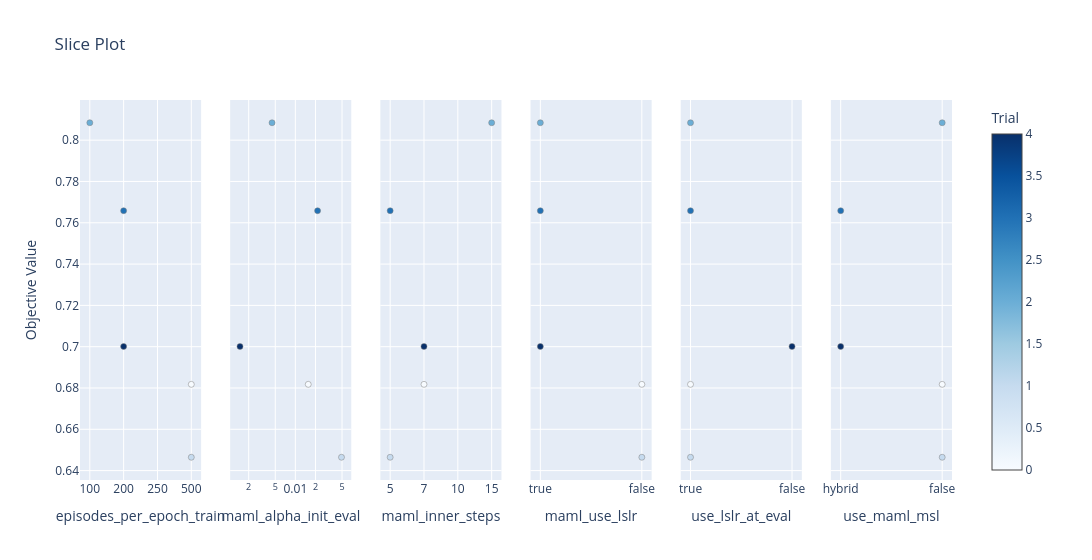

Notebook source saved alongside this figure:
### Code cell
fig_slice = plot_slice(study, params=params_to_plot_MAML)
fig_slice.show()

### Figure 1 — Plotly figure (JSON) as saved in the notebook; plotly's stock layout.template omitted (floating-point values rounded to 4 significant figures)
{"data": [{"marker": {"color": [0, 1, 2, 3, 4], "colorbar": {"title": {"text": "Trial"}, "x": 1, "xpad": 40}, "colorscale": [[0, "rgb(247,251,255)"], [0.125, "rgb(222,235,247)"], [0.25, "rgb(198,219,239)"], [0.375, "rgb(158,202,225)"], [0.5, "rgb(107,174,214)"], [0.625, "rgb(66,146,198)"], [0.75, "rgb(33,113,181)"], [0.875, "rgb(8,81,156)"], [1, "rgb(8,48,107)"]], "line": {"color": "Grey", "width": 0.5}, "showscale": true}, "mode": "markers", "name": "Feasible Trial", "showlegend": false, "type": "scatter", "x": [500, 500, 100, 200, 200], "xaxis": "x", "y": [0.6818, 0.6465, 0.8084, 0.7658, 0.7001], "yaxis": "y"}, {"marker": {"color": [0, 1, 2, 3, 4], "colorbar": {"title": {"text": "Trial"}, "x": 1, "xpad": 40}, "colorscale": [[0, "rgb(247,251,255)"], [0.125, "rgb(222,235,247)"], [0.25, "rgb(198,219,239)"], [0.375, "rgb(158,202,225)"], [0.5, "rgb(107,174,214)"], [0.625, "rgb(66,146,198)"], [0.75, "rgb(33,113,181)"], [0.875, "rgb(8,81,156)"], [1, "rgb(8,48,107)"]], "line": {"color": "Grey", "width": 0.5}, "showscale": false}, "mode": "markers", "name": "Feasible Trial", "showlegend": false, "type": "scatter", "x": [0.01559, 0.04908, 0.004475, 0.02153, 0.001481], "xaxis": "x2", "y": [0.6818, 0.6465, 0.8084, 0.7658, 0.7001], "yaxis": "y2"}, {"marker": {"color": [0, 1, 2, 3, 4], "colorbar": {"title": {"text": "Trial"}, "x": 1, "xpad": 40}, "colorscale": [[0, "rgb(247,251,255)"], [0.125, "rgb(222,235,247)"], [0.25, "rgb(198,219,239)"], [0.375, "rgb(158,202,225)"], [0.5, "rgb(107,174,214)"], [0.625, "rgb(66,146,198)"], [0.75, "rgb(33,113,181)"], [0.875, "rgb(8,81,156)"], [1, "rgb(8,48,107)"]], "line": {"color": "Grey", "width": 0.5}, "showscale": false}, "mode": "markers", "name": "Feasible Trial", "showlegend": false, "type": "scatter", "x": [7, 5, 15, 5, 7], "xaxis": "x3", "y": [0.6818, 0.6465, 0.8084, 0.7658, 0.7001], "yaxis": "y3"}, {"marker": {"color": [0, 1, 2, 3, 4], "colorbar": {"title": {"text": "Trial"}, "x": 1, "xpad": 40}, "colorscale": [[0, "rgb(247,251,255)"], [0.125, "rgb(222,235,247)"], [0.25, "rgb(198,219,239)"], [0.375, "rgb(158,202,225)"], [0.5, "rgb(107,174,214)"], [0.625, "rgb(66,146,198)"], [0.75, "rgb(33,113,181)"], [0.875, "rgb(8,81,156)"], [1, "rgb(8,48,107)"]], "line": {"color": "Grey", "width": 0.5}, "showscale": false}, "mode": "markers", "name": "Feasible Trial", "showlegend": false, "type": "scatter", "x": [false, false, true, true, true], "xaxis": "x4", "y": [0.6818, 0.6465, 0.8084, 0.7658, 0.7001], "yaxis": "y4"}, {"marker": {"color": [0, 1, 2, 3, 4], "colorbar": {"title": {"text": "Trial"}, "x": 1, "xpad": 40}, "colorscale": [[0, "rgb(247,251,255)"], [0.125, "rgb(222,235,247)"], [0.25, "rgb(198,219,239)"], [0.375, "rgb(158,202,225)"], [0.5, "rgb(107,174,214)"], [0.625, "rgb(66,146,198)"], [0.75, "rgb(33,113,181)"], [0.875, "rgb(8,81,156)"], [1, "rgb(8,48,107)"]], "line": {"color": "Grey", "width": 0.5}, "showscale": false}, "mode": "markers", "name": "Feasible Trial", "showlegend": false, "type": "scatter", "x": [true, true, true, true, false], "xaxis": "x5", "y": [0.6818, 0.6465, 0.8084, 0.7658, 0.7001], "yaxis": "y5"}, {"marker": {"color": [0, 1, 2, 3, 4], "colorbar": {"title": {"text": "Trial"}, "x": 1, "xpad": 40}, "colorscale": [[0, "rgb(247,251,255)"], [0.125, "rgb(222,235,247)"], [0.25, "rgb(198,219,239)"], [0.375, "rgb(158,202,225)"], [0.5, "rgb(107,174,214)"], [0.625, "rgb(66,146,198)"], [0.75, "rgb(33,113,181)"], [0.875, "rgb(8,81,156)"], [1, "rgb(8,48,107)"]], "line": {"color": "Grey", "width": 0.5}, "showscale": false}, "mode": "markers", "name": "Feasible Trial", "showlegend": false, "type": "scatter", "x": [false, false, false, "hybrid", "hybrid"], "xaxis": "x6", "y": [0.6818, 0.6465, 0.8084, 0.7658, 0.7001], "yaxis": "y6"}], "layout": {"title": {"text": "Slice Plot"}, "width": 1800, "xaxis": {"anchor": "y", "categoryarray": [100, 200, 250, 500], "categoryorder": "array", "domain": [0, 0.1389], "title": {"text": "episodes_per_epoch_train"}, "type": "category"}, "xaxis2": {"anchor": "y2", "domain": [0.1722, 0.3111], "title": {"text": "maml_alpha_init_eval"}, "type": "log"}, "xaxis3": {"anchor": "y3", "categoryarray": [5, 7, 10, 15], "categoryorder": "array", "domain": [0.3444, 0.4833], "title": {"text": "maml_inner_steps"}, "type": "category"}, "xaxis4": {"anchor": "y4", "categoryarray": [true, false], "categoryorder": "array", "domain": [0.5167, 0.6556], "title": {"text": "maml_use_lslr"}, "type": "category"}, "xaxis5": {"anchor": "y5", "categoryarray": [true, false], "categoryorder": "array", "domain": [0.6889, 0.8278], "title": {"text": "use_lslr_at_eval"}, "type": "category"}, "xaxis6": {"anchor": "y6", "categoryarray": ["hybrid", false], "categoryorder": "array", "domain": [0.8611, 1], "title": {"text": "use_maml_msl"}, "type": "category"}, "yaxis": {"anchor": "x", "domain": [0, 1], "title": {"text": "Objective Value"}}, "yaxis2": {"anchor": "x2", "domain": [0, 1], "matches": "y", "showticklabels": false}, "yaxis3": {"anchor": "x3", "domain": [0, 1], "matches": "y", "showticklabels": false}, "yaxis4": {"anchor": "x4", "domain": [0, 1], "matches": "y", "showticklabels": false}, "yaxis5": {"anchor": "x5", "domain": [0, 1], "matches": "y", "showticklabels": false}, "yaxis6": {"anchor": "x6", "domain": [0, 1], "matches": "y", "showticklabels": false}}}
